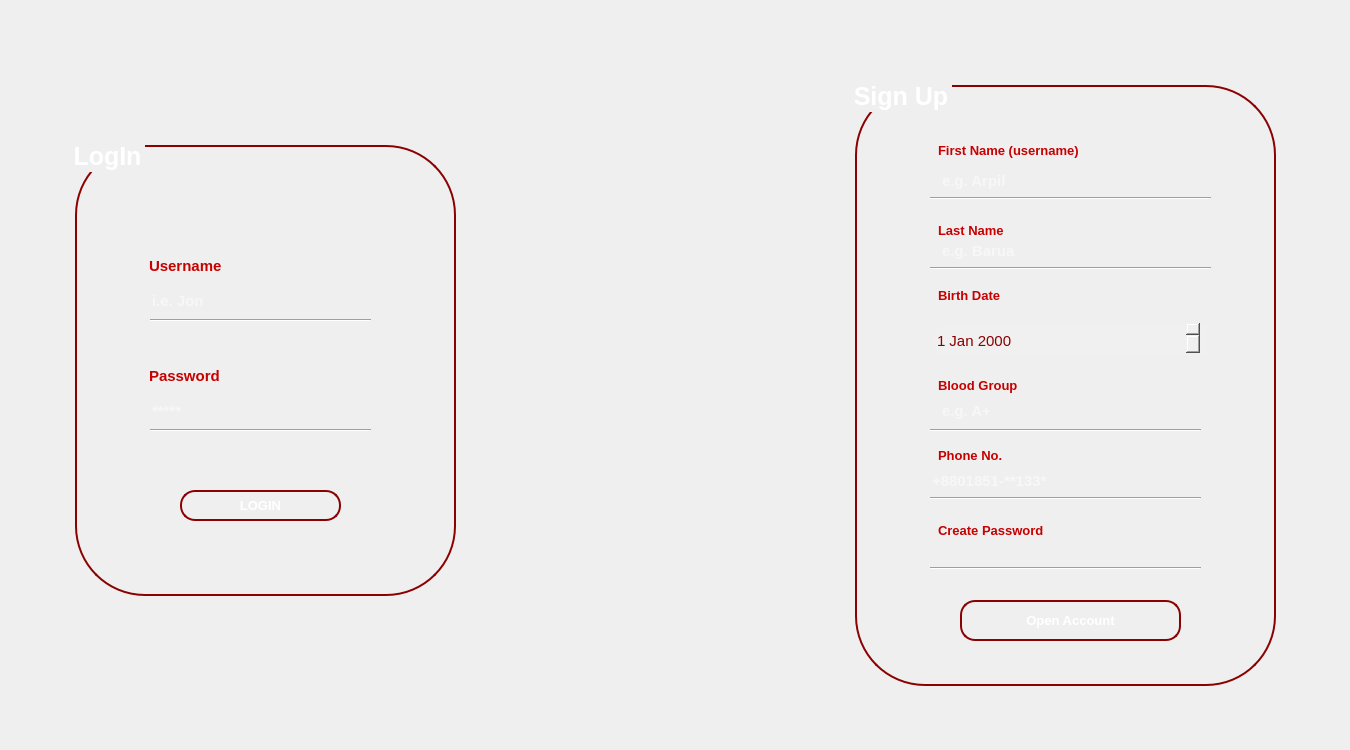
<?xml version="1.0" encoding="UTF-8"?>
<ui version="4.0">
 <class>MainWindow</class>
 <widget class="QMainWindow" name="MainWindow">
  <property name="geometry">
   <rect>
    <x>0</x>
    <y>0</y>
    <width>1350</width>
    <height>750</height>
   </rect>
  </property>
  <property name="windowTitle">
   <string>MainWindow</string>
  </property>
  <property name="styleSheet">
   <string notr="true">
QDateEdit{

border:none;
border-radius:10px;
color:white;
background:#8b0000;
font-family: &quot;Roboto&quot;,sans-serif;

font-size:5px;
font-weight:lighter;



border-top-right-radius: 6px;
border-bottom-right-radius: 30px;



    font-size: 15px;

    text-align: center;

    margin: 5px;
  font-family: &quot;Roboto&quot;,sans-serif;

}

QGroupBox{
border:2px solid #8b0000;
border-radius:70px;


    font-size: 15px;
    color: white;
    text-align: center;
    font-weight: bold;
    margin: 5px;
  font-family: &quot;Roboto&quot;,sans-serif;



}

QLabel{
    font-size: 13px;
   color:#c70000;
    text-align: center;
    font-weight: 600;
    margin: 5px;
    
    font-family: &quot;Roboto&quot;,sans-serif;
}

QLineEdit{
outline: none;
   border:none;
font-family: &quot;Roboto&quot;,sans-serif;
color: white;
font-size:15px;
font-weight: 200;
font-weight:bold;
    padding:20px 10px;
    
    width: 20%;
    background: transparent;

}


QPushButton{
color:white;
font-weight:bold;
font-size:13px;
background-color:transparent;
border:2px solid #8b0000;
border-radius:15px;



}






QPushButton:hover{
color:white;
background:#8b0000;
border:2px solid white;
border-radius:15px;



}
</string>
  </property>
  <widget class="QWidget" name="centralwidget">
   <property name="styleSheet">
    <string notr="true">QWidget#centralwidget{
	border-image: url(:/images/login3.jpeg);
	background-size:cover;


}</string>
   </property>
   <widget class="QGroupBox" name="groupBox">
    <property name="geometry">
     <rect>
      <x>70</x>
      <y>140</y>
      <width>391</width>
      <height>461</height>
     </rect>
    </property>
    <property name="styleSheet">
     <string notr="true">#groupBox{
font-size:25px;
}</string>
    </property>
    <property name="title">
     <string>LogIn</string>
    </property>
    <widget class="QLineEdit" name="login_username">
     <property name="geometry">
      <rect>
       <x>70</x>
       <y>150</y>
       <width>221</width>
       <height>21</height>
      </rect>
     </property>
     <property name="placeholderText">
      <string>i.e. Jon</string>
     </property>
    </widget>
    <widget class="QLabel" name="label">
     <property name="geometry">
      <rect>
       <x>70</x>
       <y>110</y>
       <width>141</width>
       <height>31</height>
      </rect>
     </property>
     <property name="styleSheet">
      <string notr="true">#label{
font-size:15px;
}
</string>
     </property>
     <property name="text">
      <string>Username</string>
     </property>
    </widget>
    <widget class="Line" name="line">
     <property name="geometry">
      <rect>
       <x>80</x>
       <y>170</y>
       <width>221</width>
       <height>20</height>
      </rect>
     </property>
     <property name="orientation">
      <enum>Qt::Horizontal</enum>
     </property>
    </widget>
    <widget class="QLabel" name="label_2">
     <property name="geometry">
      <rect>
       <x>70</x>
       <y>220</y>
       <width>171</width>
       <height>31</height>
      </rect>
     </property>
     <property name="styleSheet">
      <string notr="true">#label_2{
font-size:15px;
}

</string>
     </property>
     <property name="text">
      <string>Password</string>
     </property>
    </widget>
    <widget class="QLineEdit" name="login_password">
     <property name="geometry">
      <rect>
       <x>70</x>
       <y>260</y>
       <width>271</width>
       <height>20</height>
      </rect>
     </property>
     <property name="echoMode">
      <enum>QLineEdit::Password</enum>
     </property>
     <property name="placeholderText">
      <string>*****</string>
     </property>
    </widget>
    <widget class="Line" name="line_2">
     <property name="geometry">
      <rect>
       <x>80</x>
       <y>280</y>
       <width>221</width>
       <height>20</height>
      </rect>
     </property>
     <property name="orientation">
      <enum>Qt::Horizontal</enum>
     </property>
    </widget>
    <widget class="QPushButton" name="pushButton_2">
     <property name="geometry">
      <rect>
       <x>110</x>
       <y>350</y>
       <width>161</width>
       <height>31</height>
      </rect>
     </property>
     <property name="styleSheet">
      <string notr="true"/>
     </property>
     <property name="text">
      <string>LOGIN</string>
     </property>
    </widget>
   </widget>
   <widget class="QGroupBox" name="groupBox_2">
    <property name="geometry">
     <rect>
      <x>850</x>
      <y>80</y>
      <width>431</width>
      <height>611</height>
     </rect>
    </property>
    <property name="styleSheet">
     <string notr="true">#groupBox_2{
font-size:25px;
}</string>
    </property>
    <property name="title">
     <string>Sign Up</string>
    </property>
    <widget class="QLineEdit" name="firstname_sign">
     <property name="geometry">
      <rect>
       <x>80</x>
       <y>90</y>
       <width>251</width>
       <height>21</height>
      </rect>
     </property>
     <property name="styleSheet">
      <string notr="true"/>
     </property>
     <property name="placeholderText">
      <string>e.g. Arpil</string>
     </property>
    </widget>
    <widget class="QLineEdit" name="lastname_sign">
     <property name="geometry">
      <rect>
       <x>80</x>
       <y>160</y>
       <width>231</width>
       <height>21</height>
      </rect>
     </property>
     <property name="placeholderText">
      <string>e.g. Barua</string>
     </property>
    </widget>
    <widget class="QLabel" name="label_3">
     <property name="geometry">
      <rect>
       <x>80</x>
       <y>50</y>
       <width>181</width>
       <height>41</height>
      </rect>
     </property>
     <property name="text">
      <string>First Name (username)</string>
     </property>
    </widget>
    <widget class="QLabel" name="label_4">
     <property name="geometry">
      <rect>
       <x>80</x>
       <y>140</y>
       <width>111</width>
       <height>20</height>
      </rect>
     </property>
     <property name="text">
      <string>Last Name</string>
     </property>
    </widget>
    <widget class="QLabel" name="label_5">
     <property name="geometry">
      <rect>
       <x>80</x>
       <y>200</y>
       <width>121</width>
       <height>31</height>
      </rect>
     </property>
     <property name="text">
      <string>Birth Date</string>
     </property>
    </widget>
    <widget class="QDateEdit" name="bdate_sign">
     <property name="geometry">
      <rect>
       <x>80</x>
       <y>240</y>
       <width>281</width>
       <height>41</height>
      </rect>
     </property>
     <property name="styleSheet">
      <string notr="true">background:#F0F0F0;
color:#8b0000;</string>
     </property>
    </widget>
    <widget class="QLabel" name="label_6">
     <property name="geometry">
      <rect>
       <x>80</x>
       <y>290</y>
       <width>121</width>
       <height>31</height>
      </rect>
     </property>
     <property name="styleSheet">
      <string notr="true"/>
     </property>
     <property name="text">
      <string>Blood Group</string>
     </property>
    </widget>
    <widget class="QLineEdit" name="blood_group_sign">
     <property name="geometry">
      <rect>
       <x>80</x>
       <y>320</y>
       <width>261</width>
       <height>20</height>
      </rect>
     </property>
     <property name="placeholderText">
      <string>e.g. A+</string>
     </property>
    </widget>
    <widget class="QLabel" name="label_7">
     <property name="geometry">
      <rect>
       <x>80</x>
       <y>360</y>
       <width>101</width>
       <height>31</height>
      </rect>
     </property>
     <property name="text">
      <string>Phone No.</string>
     </property>
    </widget>
    <widget class="QLineEdit" name="phone_sign">
     <property name="geometry">
      <rect>
       <x>70</x>
       <y>390</y>
       <width>291</width>
       <height>21</height>
      </rect>
     </property>
     <property name="placeholderText">
      <string>+8801851-**133*</string>
     </property>
    </widget>
    <widget class="QLabel" name="label_8">
     <property name="geometry">
      <rect>
       <x>80</x>
       <y>440</y>
       <width>181</width>
       <height>21</height>
      </rect>
     </property>
     <property name="text">
      <string>Create Password</string>
     </property>
    </widget>
    <widget class="Line" name="line_3">
     <property name="geometry">
      <rect>
       <x>80</x>
       <y>110</y>
       <width>281</width>
       <height>16</height>
      </rect>
     </property>
     <property name="orientation">
      <enum>Qt::Horizontal</enum>
     </property>
    </widget>
    <widget class="Line" name="line_4">
     <property name="geometry">
      <rect>
       <x>80</x>
       <y>180</y>
       <width>281</width>
       <height>16</height>
      </rect>
     </property>
     <property name="orientation">
      <enum>Qt::Horizontal</enum>
     </property>
    </widget>
    <widget class="Line" name="line_5">
     <property name="geometry">
      <rect>
       <x>80</x>
       <y>340</y>
       <width>271</width>
       <height>20</height>
      </rect>
     </property>
     <property name="styleSheet">
      <string notr="true"/>
     </property>
     <property name="orientation">
      <enum>Qt::Horizontal</enum>
     </property>
    </widget>
    <widget class="Line" name="line_6">
     <property name="geometry">
      <rect>
       <x>80</x>
       <y>410</y>
       <width>271</width>
       <height>16</height>
      </rect>
     </property>
     <property name="orientation">
      <enum>Qt::Horizontal</enum>
     </property>
    </widget>
    <widget class="QLineEdit" name="password_sign">
     <property name="geometry">
      <rect>
       <x>70</x>
       <y>460</y>
       <width>331</width>
       <height>21</height>
      </rect>
     </property>
     <property name="echoMode">
      <enum>QLineEdit::Password</enum>
     </property>
    </widget>
    <widget class="Line" name="line_7">
     <property name="geometry">
      <rect>
       <x>80</x>
       <y>480</y>
       <width>271</width>
       <height>16</height>
      </rect>
     </property>
     <property name="orientation">
      <enum>Qt::Horizontal</enum>
     </property>
    </widget>
    <widget class="QPushButton" name="pushButton">
     <property name="geometry">
      <rect>
       <x>110</x>
       <y>520</y>
       <width>221</width>
       <height>41</height>
      </rect>
     </property>
     <property name="styleSheet">
      <string notr="true"/>
     </property>
     <property name="text">
      <string>Open Account</string>
     </property>
    </widget>
   </widget>
  </widget>
 </widget>
 <resources/>
 <connections/>
</ui>
